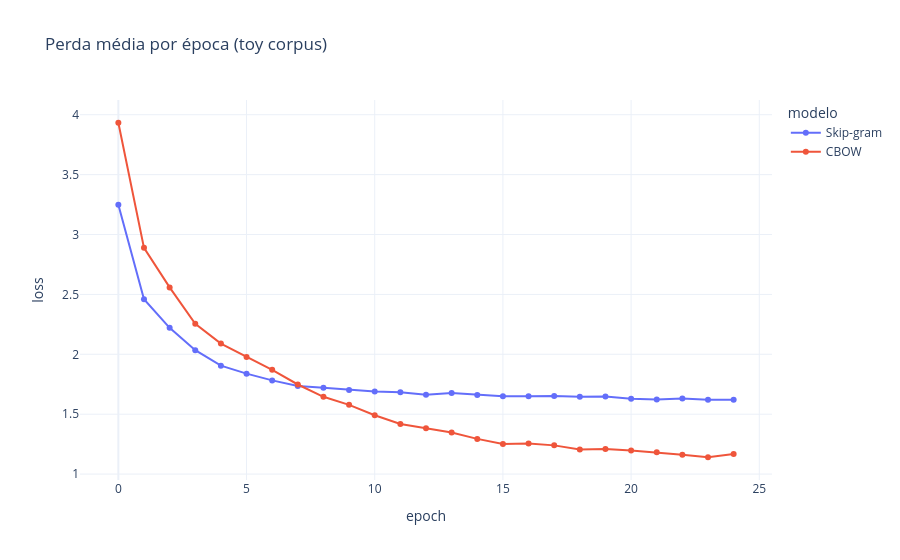

Notebook code cell kept with this figure:
### Markdown cell above
### 2.1 Treinando Skip-gram e CBOW no toy corpus

Observe a **perda** cair e os vizinhos de `rei` se organizarem. A perda da amostragem negativa é
$-\log\sigma(v'_{w_O}{}^{\top}v_{w_I}) - \sum_{i=1}^{k}\log\sigma(-v'_{w_i}{}^{\top}v_{w_I})$; com $k=5$ negativos o valor inicial é $\approx 6\log 2 \approx 4{,}16$.

### Code cell
from replang.viz import training_curve, scatter_words
sg = Word2Vec(dim=20, window=2, sg=1, negative=5, sample=0, epochs=25, batch_size=64, seed=1).train(toy)
cb = Word2Vec(dim=20, window=2, sg=0, negative=5, sample=0, epochs=25, batch_size=64, seed=1).train(toy)
hist = pd.concat([pd.DataFrame(sg.history).assign(modelo="Skip-gram"), pd.DataFrame(cb.history).assign(modelo="CBOW")])
import plotly.express as px
px.line(hist, x="epoch", y="loss", color="modelo", markers=True, template="plotly_white", title="Perda média por época (toy corpus)").show()
wv_sg, wv_cb = sg.to_wordvectors("SG toy"), cb.to_wordvectors("CBOW toy")
for w in ["rei", "gato", "paris"]:
    print(f"{w:<6} SG: {[x for x, _ in wv_sg.most_similar(w, topn=4)]}   CBOW: {[x for x, _ in wv_cb.most_similar(w, topn=4)]}")

### Figure 1 — Plotly figure (JSON) as saved in the notebook; plotly's stock layout.template omitted (floating-point values rounded to 4 significant figures)
{"data": [{"hovertemplate": "modelo=Skip-gram<br>epoch=%{x}<br>loss=%{y}<extra></extra>", "legendgroup": "Skip-gram", "line": {"color": "#636efa", "dash": "solid"}, "marker": {"symbol": "circle"}, "mode": "lines+markers", "name": "Skip-gram", "orientation": "v", "showlegend": true, "type": "scatter", "x": [0, 1, 2, 3, 4, 5, 6, 7, 8, 9, 10, 11, 12, 13, 14, 15, 16, 17, 18, 19, 20, 21, 22, 23, 24], "xaxis": "x", "y": [3.249, 2.46, 2.221, 2.034, 1.905, 1.838, 1.782, 1.736, 1.721, 1.702, 1.689, 1.684, 1.662, 1.677, 1.661, 1.651, 1.649, 1.653, 1.645, 1.647, 1.629, 1.622, 1.631, 1.62, 1.621], "yaxis": "y"}, {"hovertemplate": "modelo=CBOW<br>epoch=%{x}<br>loss=%{y}<extra></extra>", "legendgroup": "CBOW", "line": {"color": "#EF553B", "dash": "solid"}, "marker": {"symbol": "circle"}, "mode": "lines+markers", "name": "CBOW", "orientation": "v", "showlegend": true, "type": "scatter", "x": [0, 1, 2, 3, 4, 5, 6, 7, 8, 9, 10, 11, 12, 13, 14, 15, 16, 17, 18, 19, 20, 21, 22, 23, 24], "xaxis": "x", "y": [3.933, 2.889, 2.559, 2.255, 2.089, 1.977, 1.87, 1.748, 1.645, 1.578, 1.492, 1.418, 1.383, 1.347, 1.294, 1.251, 1.256, 1.24, 1.206, 1.21, 1.197, 1.182, 1.162, 1.141, 1.168], "yaxis": "y"}], "layout": {"legend": {"title": {"text": "modelo"}, "tracegroupgap": 0}, "title": {"text": "Perda média por época (toy corpus)"}, "xaxis": {"anchor": "y", "domain": [0.0, 1.0], "title": {"text": "epoch"}}, "yaxis": {"anchor": "x", "domain": [0.0, 1.0], "title": {"text": "loss"}}}}
